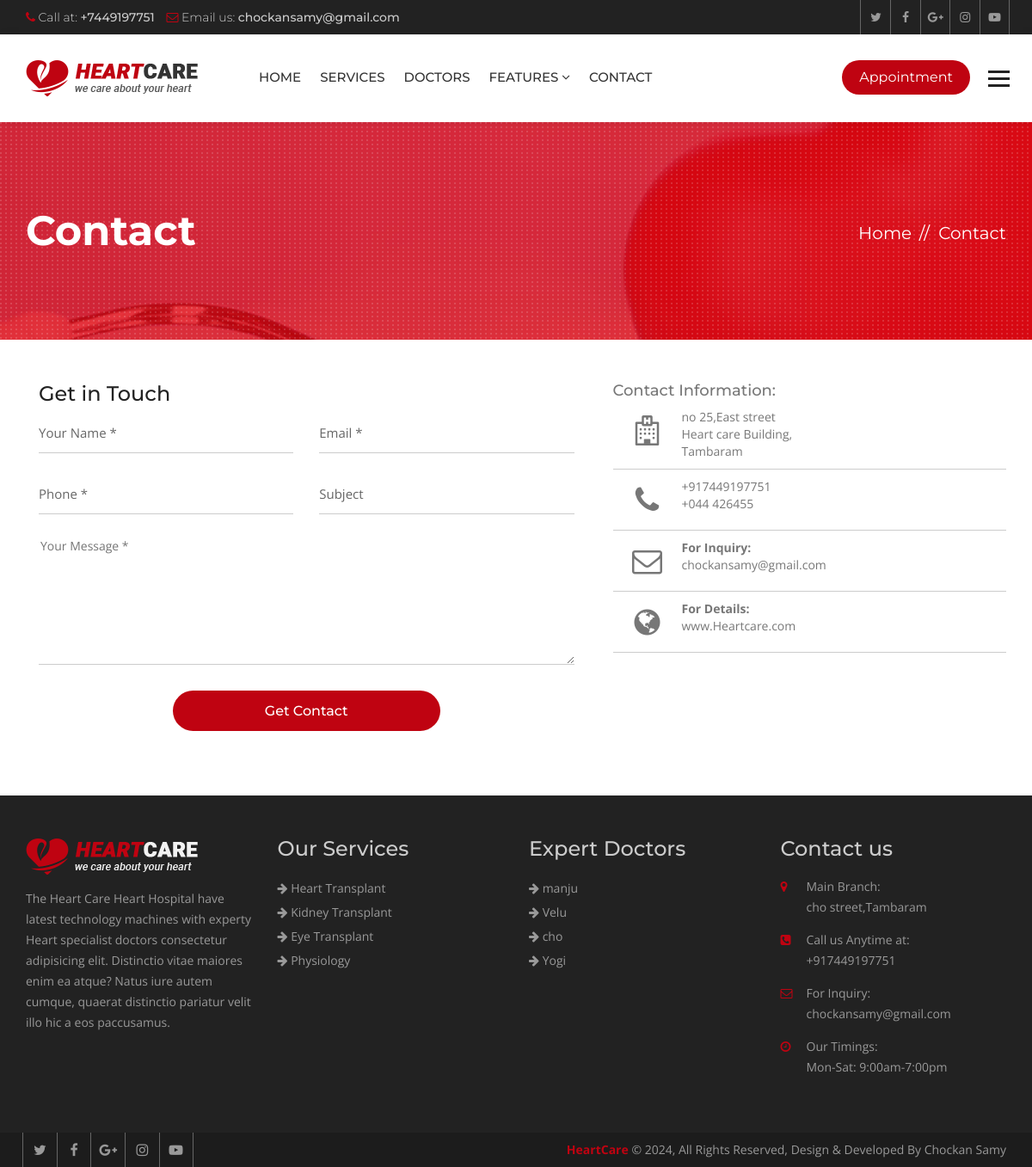
Page /contact/ on the committed database.
### hospital/models.py (models this page shows, shortened)
class Service(models.Model):
    title = models.CharField(max_length=120)
    description = models.TextField()
    items = models.ManyToManyField(to='Item',)
    thumbnail = models.ImageField(upload_to='services/')
    cover = models.ImageField(upload_to='services/')
    image1 = models.ImageField(upload_to='services/', blank=True, null=True)
    image2 = models.ImageField(upload_to='services/', blank=True, null=True)

class Doctor(models.Model):
    name = models.CharField(max_length=120)
    speciality = models.CharField(max_length=120)
    picture = models.ImageField(upload_to="doctors/")
    details = models.TextField()
    experience = models.TextField()
    expertize = models.ManyToManyField(to='Expertize', related_name='doctors')
    twitter = models.CharField(max_length=120, blank=True, null=True)
    facebook = models.CharField(max_length=120, blank=True, null=True)
    instagram = models.CharField(max_length=120, blank=True, null=True)

### hospital/views.py (the view, shortened to what this page needs)
# urls.py: path('contact/', views.ContactView.as_view(), name="contact")
class ContactView(TemplateView):
    template_name = "hospital/contact.html"

### hospital/context_processors.py (called while the page is built)
def footer_content(request):
    services = Service.objects.all()
    doctors = Doctor.objects.all()
    context = {
        'services': services,
        'doctors': doctors
    }
    return context

### templates/hospital/contact.html (shortened to what this page needs)
{% extends 'base.html' %}
{% block maincontent %}
<div class="inner-banner">
  <div class="container">
    <div class="row">
      <div class="col-md-7">
        <h1>Contact</h1>
      </div>
      <div class="col-md-5">
        <ol class="breadcrumb">
          <li><a href="{% url 'index' %}">Home</a></li>
          <li class="active">Contact</li>
        </ol>
      </div>
    </div>
  </div>
</div>
<div class="main-content">
  <div class="contact">
    <div class="container">
      <div class="row">
        <div class="col-md-7">
          <form action="{% url 'contact' %}" method="post">
            <div class="contact-form">
              <div class="col-md-12">
                <h3>Get in Touch</h3>
              </div>
              <div class="col-md-6">
                <div class="input-group">
                  <input type="text" class="form-control" placeholder="Your Name *" name="name" required>
                </div>
              </div>
              <div class="col-md-6">
                <div class="input-group">
                  <input type="email" class="form-control" placeholder="Email *" name="email" required>
                </div>
              </div>
              <div class="col-md-6">
                <div class="input-group">
                  <input type="text" class="form-control" placeholder="Phone *" name="phone" required>
                </div>
              </div>
              <div class="col-md-6">
                <div class="input-group">
                  <input type="text" class="form-control" placeholder="Subject" name="subject">
                </div>
              </div>
              <div class="col-md-12">
                <div class="input-group">
                  <textarea placeholder="Your Message *" name="message"></textarea>
                </div>
              </div>
              <div class="col-md-12">
                <div class="input-group text-center">
                  <input type="submit" class="submit-btn" value="Get Contact">
                </div>
              </div>
            </div>
          </form>
        </div>
        <div class="col-md-5">
          <div class="contact-address">
            <h5>Contact Information:</h5>
            <ul>
              <li> <span class="icon"><i class="fa fa-hospital-o" aria-hidden="true"></i></span> <span
                  class="add-text">no 25,East street<br>
                  Heart care Building,<br>
                  Tambaram</span> </li>
              <li> <span class="icon"><i class="fa fa-phone" aria-hidden="true"></i> </span> <span class="add-text">+917449197751<br>
                  +044 426455</span> </li>
              <li> <span class="icon"><i class="fa fa-envelope-o" aria-hidden="true"></i> </span> <span
                  class="add-text"><strong>For Inquiry:</strong> chockansamy@gmail.com</span> </li>
              <li> <span class="icon"><i class="fa fa-globe" aria-hidden="true"></i> </span> <span
                  class="add-text"><strong>For Details:</strong> www.Heartcare.com</span> </li>
            </ul>
          </div>
        </div>
      </div>
    </div>
  </div>
</div>
{% endblock maincontent %}

### templates/partials/_footer.html
{% load static %}
<footer class="footer">
  <div class="footer-widgets">
    <div class="container">
      <div class="row">
        <div class="col-md-3 col-sm-6">
          <div class="widget"> <img class="ft-logo" src="{% static 'heartcare/images/footer-logo.png' %}" alt="">
            <p>The Heart Care Heart Hospital have latest technology machines with experty Heart specialist doctors
              consectetur adipisicing elit. Distinctio vitae maiores enim ea atque? Natus iure autem cumque, quaerat
              distinctio pariatur velit illo hic a eos paccusamus. </p>
          </div>
        </div>
        <div class="col-md-3 col-sm-6">
          <div class="widget">
            <h3>Our Services</h3>
            <ul>
              {% for service in services|slice:':8' %}
              <li><a href="{% url 'service_details' service.id %}"><i class="fa fa-arrow-right"></i>
                  {{service.title }}</a></li>
              {% endfor %}
            </ul>
          </div>
        </div>
        <div class="col-md-3 col-sm-6">
          <div class="widget">
            <h3>Expert Doctors</h3>
            <ul>
              {% for doctor in doctors|slice:':8' %}
              <li><a href="{% url 'doctor_details' doctor.id %}"><i class="fa fa-arrow-right"></i> {{ doctor.name }}</a>
              </li>
              {% endfor %}
            </ul>
          </div>
        </div>
        <div class="col-md-3 col-sm-6">
          <div class="widget">
            <h3>Contact us</h3>
            <address>
              <ul>
                <li> <span class="icon"><i class="fa fa-map-marker" aria-hidden="true"></i></span> <span
                    class="add-text"><strong>Main Branch:</strong>cho street,Tambaram</span> </li>
                <li> <span class="icon"><i class="fa fa-phone-square" aria-hidden="true"></i></span> <span
                    class="add-text"><strong>Call us Anytime at:</strong> +917449197751</span> </li>
                <li> <span class="icon"><i class="fa fa-envelope-o" aria-hidden="true"></i></span> <span
                    class="add-text"><strong>For Inquiry:</strong>chockansamy@gmail.com</span> </li>
                <li> <span class="icon"><i class="fa fa-clock-o" aria-hidden="true"></i></span> <span
                    class="add-text"><strong>Our Timings:</strong> Mon-Sat: 9:00am-7:00pm</span> </li>
              </ul>
            </address>
          </div>
        </div>
      </div>
    </div>
  </div>
  <div class="footer-cr">
    <div class="container">
      <div class="row">
        <div class="col-md-6">
          <div class="footer-social"> <a href="#"><i class="fa fa-twitter" aria-hidden="true"></i></a> <a href="#"><i
                class="fa fa-facebook" aria-hidden="true"></i></a> <a href="#"><i class="fa fa-google-plus"
                aria-hidden="true"></i></a> <a href="#"><i class="fa fa-instagram" aria-hidden="true"></i></a> <a
              href="#"><i class="fa fa-youtube-play" aria-hidden="true"></i></a>
          </div>
        </div>
        <div class="col-md-6">
          <p><strong>HeartCare</strong> © {% now 'Y' %}, All Rights Reserved, Design & Developed By Chockan Samy</p>
        </div>
      </div>
    </div>
  </div>
</footer>

### heartcare/static/heartcare/css/custom.css (style rules this page uses)
html body { font-family: 'Open Sans', sans-serif; color: #777777; font-size: 14px; }
p { line-height: 24px; }
body h1, body h2, body h3, body h4, body h5, body h6 { font-family: 'Montserrat', sans-serif; margin: 0px; }
body h1 { font-size: 48px; }
body h3 { font-size: 24px; }
body h5 { font-size: 18px; }
.inner-banner { background: url(../images/inner.jpg) no-repeat top center; position: relative; width: 100%; float: left; padding: 100px 0 100px; background-color: #bf0311; z-index: 0; }
.inner-banner:after { background: url(../images/patt.png); position: absolute; left: 0; top: 0; content: ""; width: 100%; height: 100%; }
.inner-banner .container { position: relative; z-index: 99; }
.inner-banner h1 { color: #fff; font-weight: 700; }
.inner-banner .breadcrumb { text-align: right; background: none; padding: 0px; margin: 15px 0 0; }
.inner-banner .breadcrumb>li, .inner-banner .breadcrumb>li a { color: #fff; font-size: 20px; font-family: 'Montserrat', sans-serif; }
.inner-banner .breadcrumb>li+li::before { color: #fff; content: "// "; padding: 0 5px; }
.main-content { width: 100%; float: left; padding: 50px 0; }
.footer { width: 100%; float: left; background: #222222; padding: 50px 0 0 0; }
.footer .widget { width: 100%; float: left; margin: 0 0 50px; }
.footer .widget ul { margin: 0px; padding: 0px; list-style: none; }
.footer .widget li { line-height: 28px; color: #999999; }
.footer .widget a { color: #999; }
.footer .widget h3 { margin: 0 0 20px; color: #cccccc; line-height: 24px; }
.ft-logo { margin-bottom: 16px; max-width: 100%; height: auto; }
.footer .widget p { line-height: 24px; color: #999999; }
.footer .widget address li { float: left; line-height: 24px; margin-bottom: 14px; width: 100%; }
.widget address .icon { width: 30px; float: left; color: #bf0311; }
.widget address .add-text { float: left; width: 80%; }
.widget address .add-text>strong { display: block; font-weight: 400; }
.footer-cr { width: 100%; float: left; clear: both; background: #1c1c1c; }
.footer-cr p { margin: 0px; line-height: 40px; color: #999999; text-align: right; }
.footer-cr p strong { color: #bf0311; }
.footer-social a { border-left: 1px solid #666666; color: #999999; display: inline-block; font-size: 16px; line-height: 40px; margin-left: -4px; text-align: center; width: 40px; }
.footer-social a:last-child { border-right: 1px solid #666666; }
.contact { width: 100%; float: left; }
.contact-form h3 { color: #222; font-weight: 500; margin-bottom: 10px; }
.contact-form .input-group { width: 100%; float: left; margin-bottom: 25px; }
.contact-form .input-group .form-control { box-shadow: none; border: 0px; border-bottom: 1px solid #cccccc; padding: 0px; line-height: 45px; height: inherit; color: #666666; font-size: 15px; }
.contact-form .input-group textarea { width: 100%; min-height: 150px; border: 0px; border-bottom: 1px solid #cccccc; color: #666666; }
.submit-btn { width: 50%; margin: 0 auto; color: #fff; font-size: 16px; font-family: 'Montserrat', sans-serif; font-weight: 500; border-radius: 30px; border: 0px; line-height: 45px; transition: all ease-in-out 0.3s; -webkit-transition: all ease-in-out 0.3s; }
.contact-address { width: 100%; float: left; }
.contact-address ul { margin: 0px; padding: 0px; list-style: none; }
.contact-address li { border-bottom: 1px solid #ccc; padding: 10px 0; width: 100%; float: left; }
.contact-address li span.icon { width: 80px; height: 50px; float: left; text-align: center; line-height: 50px; font-size: 35px; }
.contact-address .add-text strong { display: block; }

### rows in the picture
Service: title "Heart Transplant"
Service: title "Kidney Transplant"
Service: title "Eye Transplant"
Service: title "Physiology"
Doctor: name "manju"
Doctor: name "Velu"
Doctor: name "cho"
Doctor: name "Yogi"
